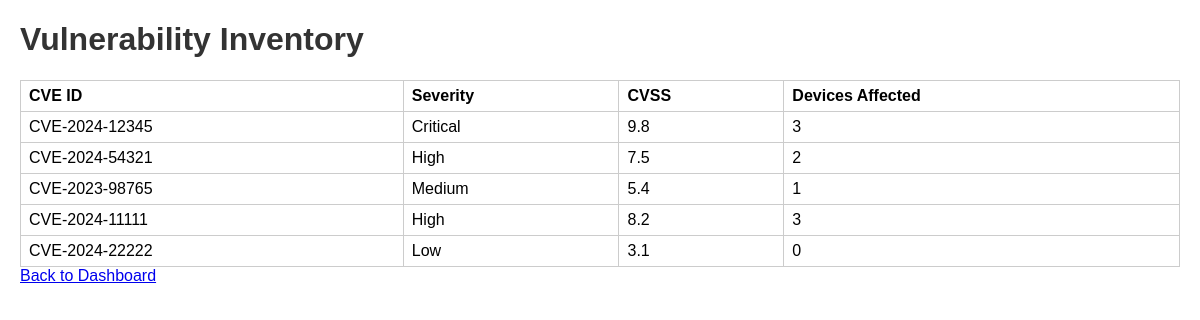
/vulnerabilities, run on the app's committed database.
### tables this page shows
CREATE TABLE Vulnerabilities (
    vuln_id INTEGER PRIMARY KEY AUTOINCREMENT,
    id TEXT,
    cve_id TEXT NOT NULL,
    severity TEXT,
    cvss REAL,
    description TEXT
);

### main.py (the view)
@app.get("/vulnerabilities")
def vulnerabilities(request: Request):
    conn = get_connection()
    cur = conn.cursor()
    cur.execute("""
        SELECT v.*, COUNT(dv.device_id) as device_count
        FROM Vulnerabilities v
        LEFT JOIN Device_Vulnerabilities dv ON v.vuln_id = dv.vuln_id
        GROUP BY v.vuln_id
    """)
    vulnerabilities = [dict(r) for r in cur.fetchall()]
    conn.close()
    return templates.TemplateResponse("vulnerabilities.html", {"request": request, "vulnerabilities": vulnerabilities})

### templates/vulnerabilities.html (shortened to what this page needs)
<!DOCTYPE html>
<html>
<head>
    <link rel="stylesheet" href="/static/styles.css">
</head>
<body>
<h1>Vulnerability Inventory</h1>
<table>
    <tr>
        <th>CVE ID</th>
        <th>Severity</th>
        <th>CVSS</th>
        <th>Devices Affected</th>
    </tr>
    {% for v in vulnerabilities %}
    <tr>
        <td>{{ v.cve_id }}</td>
        <td>{{ v.severity }}</td>
        <td>{{ v.cvss }}</td>
        <td>{{ v.device_count }}</td>
    </tr>
    {% else %}
    <tr>
        <td colspan="4">No vulnerabilities found. Please ingest data first.</td>
    </tr>
    {% endfor %}
</table>
<a href="/dashboard">Back to Dashboard</a>
</body>
</html>

### static/styles.css (style rules this page uses)
body { font-family: Arial, sans-serif; margin: 20px; }
h1, h2 { color: #333; }
table { border-collapse: collapse; width: 100%; margin-top: 15px; }
th, td { border: 1px solid #ccc; padding: 6px 8px; text-align: left; }

### data on the page
Vulnerabilities: cve_id "CVE-2024-12345", severity "Critical", cvss "9.8", device_count "3"
Vulnerabilities: cve_id "CVE-2024-54321", severity "High", cvss "7.5", device_count "2"
Vulnerabilities: cve_id "CVE-2023-98765", severity "Medium", cvss "5.4", device_count "1"
Vulnerabilities: cve_id "CVE-2024-11111", severity "High", cvss "8.2", device_count "3"
Vulnerabilities: cve_id "CVE-2024-22222", severity "Low", cvss "3.1", device_count "0"
